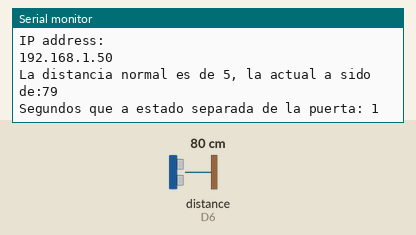
Recording of a sketch running on a simulated ESP8266 (NodeMCU). On the bench: the last lines printed to the serial monitor. Wiring (inferred from the names in the program): ultrasonic range finder: trigger D5; echo D6. The inputs (shaded band) are chosen by the test bench; at power-on: distance to the obstacle (sensor on D6) 80 cm. The echo pulse lasts 58.3 µs per cm; WiFi joins after 1.5 s; servers stay silent unless stated; uploads are accepted with an empty reply.

Above: at 2.7 s.
2.8 s: distance to the obstacle (sensor on D6) set to 12 cm
At 7.8 s:
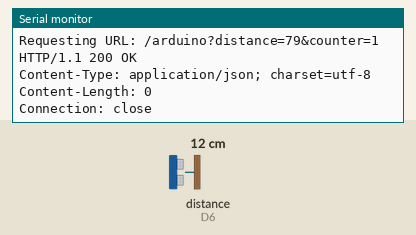
10.0 s: distance to the obstacle (sensor on D6) set to 9 cm
At 15.6 s:
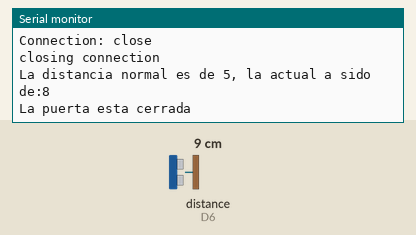
Timing chart, 0 to 17.1 s (numbered marks = the images above; inputs shaded):
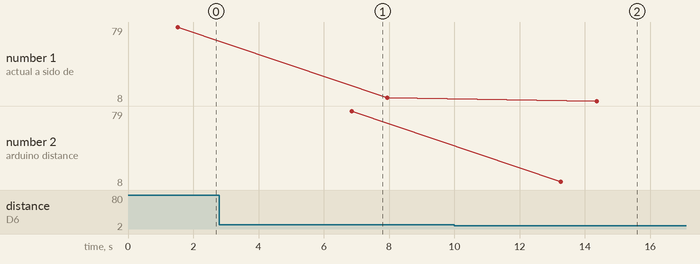

Measured:
- the behaviour switches between 11 and 10 cm on distance to the obstacle (sensor on D6) (found by bisection; images 1 and 2)
- after the input at 10.0 s, the serial monitor: prints a new line after 4.4 s (image 2)
- plotted number 1: 79 → 11 after the input at 2.8 s, 11 → 8 after the input at 10.0 s
- plotted number 2: 79 → 8 after the input at 10.0 s

The sketch:

envio_datosCasa.ino
```cpp
#include <ESP8266WiFi.h>
/////////////////////////////////////////////////////////////////////////////////////////////////////////////
int counter = 0;
int currentState = 0;
int previousState = 0;
/////////////////////////////////////////////////////////////////////////////////////////////////////////////
const char* ssid     = "Wifi"; //Red local
const char* password = "Zanahoria1"; //Contraseña
const char* host = "192.168.1.69"; // Tu equipo
/*const char* ssid     = "TP-Link_80DD"; //Red local
const char* password = "88984643"; //Contraseña
const char* host = "192.168.1.101"; // Tu equipo*/
/////////////////////////////////////////////////////////////////////////////////////////////////////////////
const int trigPin = D5;
const int echoPin = D6;
long duration;
int distance;
int distancec;
/////////////////////////////////////////////////////////////////////////////////////////////////////////////

void setup(){/////////////////////////////////////////////////////////////////////////////////////////////////////////////

 pinMode(trigPin, OUTPUT); // Sets the trigPin as an Output
 pinMode(echoPin, INPUT); // Sets the echoPin as an Input
 Serial.begin(9600); // Starts the serial communication

    Serial.begin(9600);
    delay(10);
    Serial.println();
    Serial.println();
    Serial.print("Connecting to ");
    Serial.println(ssid);
    WiFi.begin(ssid, password);
    while (WiFi.status() != WL_CONNECTED) {
        delay(500);
        Serial.print(".");
    }
    Serial.println("");
    Serial.println("WiFi connected");
    Serial.println("IP address: ");
    Serial.println(WiFi.localIP());
}////////////////////////////////////////////////////////////////////////////////////////////////////////////////////////

int value = 0;

void loop(){/////////////////////////////////////////////////////////////////////////////////////////////////////////////
 // Clears the trigPin
 digitalWrite(trigPin, LOW);
 delayMicroseconds(2);
 // Sets the trigPin on HIGH state for 10 micro seconds
 digitalWrite(trigPin, HIGH);
 delayMicroseconds(10);
 digitalWrite(trigPin, LOW);
 // Reads the echoPin, returns the sound wave travel time in microseconds
 duration = pulseIn(echoPin, HIGH);
 // Calculating the distance
 distance= duration*0.034/2;
 Serial.print("La distancia normal es de 5, la actual a sido de:");
Serial.println(distance);
/////////////////////////////////////////////////////////////////////////////////////////////////////////////
 distancec = (duration/2)/29.1;
 if (distancec <= 10){
 currentState = 0;
 Serial.print("La puerta esta cerrada");
 }
 else {
 currentState = 1;
 }
 delay(100);
 if(currentState != previousState){
if(currentState == 1){
counter = counter + 1;
Serial.print("Segundos que a estado separada de la puerta: ");
Serial.println(counter);
    }
  }
/////////////////////////////////////////////////////////////////////////////////////////////////////////////
    delay(5000);
    ++value;
    Serial.print("connecting to ");
    Serial.println(host);
    // Use WiFiClient class to create TCP connections
    WiFiClient client;
    const int httpPort = 80;
    if (!client.connect(host, httpPort)) {
        Serial.println("connection failed");
        return;
    }

/////////////////////////////////////////////////////////////////////////////////////////////////////////////
    String url = "/arduino";
   url += "?distance=";
   url += distance;
   url += "&counter=";
   url += counter;

/////////////////////////////////////////////////////////////////////////////////////////////////////////////
    Serial.print("Requesting URL: ");
    Serial.println(url);
    // This will send the request to the server
    client.print(String("POST ") + url + " HTTP/1.1\r\n" +
                 "Host: " + host + "\r\n" +
                 "Connection: close\r\n\r\n");
    unsigned long timeout = millis();
    while (client.available() == 0) {
        if (millis() - timeout > 5000) {
            Serial.println(">>> Client Timeout !");
            client.stop();
            return;
        }
    }
    while(client.available()) {
        String line = client.readStringUntil('\r');
        Serial.print(line);
    }

    Serial.println();
    Serial.println("closing connection");
}
/////////////////////////////////////////////////////////////////////////////////////////////////////////////
```
